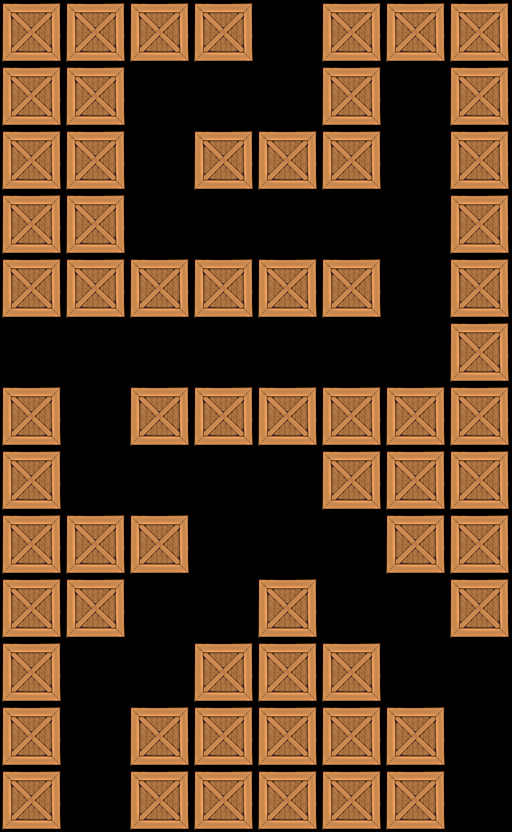

A 2D game scene composited from a Tiled map and its tileset images. What follows is a short description and the map's XML, with each tile layer's data collapsed to a summary:
An orthogonal 8x13 tile map with 64x64 px tiles, 1 tile layer (Tile Layer 1).

<map version="1.0" orientation="orthogonal" width="8" height="13" tilewidth="64" tileheight="64">
 <tileset firstgid="1" name="crate" tilewidth="64" tileheight="64">
  <image source="../../crate5.png" width="64" height="64" />
 </tileset>
 <layer name="Tile Layer 1" width="8" height="13">
  <data>[104 cells, 64 non-empty, 1 distinct tile ids]</data>
 </layer>
</map>
